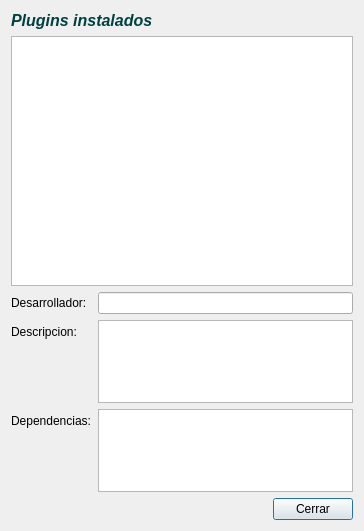
<?xml version="1.0" encoding="UTF-8"?>
<ui version="4.0">
 <class>FAboutPlugins</class>
 <widget class="QDialog" name="FAboutPlugins">
  <property name="geometry">
   <rect>
    <x>0</x>
    <y>0</y>
    <width>364</width>
    <height>531</height>
   </rect>
  </property>
  <property name="windowTitle">
   <string>Plugins instalados</string>
  </property>
  <layout class="QGridLayout" name="gridLayout">
   <item row="0" column="0">
    <widget class="QLabel" name="label">
     <property name="text">
      <string>&lt;!DOCTYPE HTML PUBLIC &quot;-//W3C//DTD HTML 4.0//EN&quot; &quot;http://www.w3.org/TR/REC-html40/strict.dtd&quot;&gt;
&lt;html&gt;&lt;head&gt;&lt;meta name=&quot;qrichtext&quot; content=&quot;1&quot; /&gt;&lt;style type=&quot;text/css&quot;&gt;
p, li { white-space: pre-wrap; }
&lt;/style&gt;&lt;/head&gt;&lt;body style=&quot; font-family:'Droid Sans'; font-size:10pt; font-weight:400; font-style:normal;&quot;&gt;
&lt;p style=&quot; margin-top:0px; margin-bottom:0px; margin-left:0px; margin-right:0px; -qt-block-indent:0; text-indent:0px;&quot;&gt;&lt;span style=&quot; font-size:12pt; font-weight:600; font-style:italic; color:#004040;&quot;&gt;Plugins instalados&lt;/span&gt;&lt;/p&gt;&lt;/body&gt;&lt;/html&gt;</string>
     </property>
    </widget>
   </item>
   <item row="1" column="0" colspan="3">
    <widget class="QListView" name="lstPlugins">
     <property name="minimumSize">
      <size>
       <width>0</width>
       <height>250</height>
      </size>
     </property>
     <property name="maximumSize">
      <size>
       <width>16777215</width>
       <height>16777215</height>
      </size>
     </property>
    </widget>
   </item>
   <item row="2" column="0" colspan="3">
    <layout class="QFormLayout" name="formLayout">
     <item row="0" column="0">
      <widget class="QLabel" name="label_4">
       <property name="text">
        <string>Desarrollador:</string>
       </property>
       <property name="buddy">
        <cstring>ledDesarrollador</cstring>
       </property>
      </widget>
     </item>
     <item row="0" column="1">
      <widget class="QLineEdit" name="ledDesarrollador"/>
     </item>
     <item row="1" column="0">
      <widget class="QLabel" name="label_2">
       <property name="text">
        <string>Descripcion:</string>
       </property>
       <property name="buddy">
        <cstring>txedDescripcion</cstring>
       </property>
      </widget>
     </item>
     <item row="1" column="1">
      <widget class="QTextEdit" name="txedDescripcion"/>
     </item>
     <item row="2" column="0">
      <widget class="QLabel" name="label_3">
       <property name="text">
        <string>Dependencias:</string>
       </property>
       <property name="buddy">
        <cstring>txedDependencias</cstring>
       </property>
      </widget>
     </item>
     <item row="2" column="1">
      <widget class="QTextEdit" name="txedDependencias"/>
     </item>
    </layout>
   </item>
   <item row="3" column="1">
    <spacer name="horizontalSpacer">
     <property name="orientation">
      <enum>Qt::Horizontal</enum>
     </property>
     <property name="sizeHint" stdset="0">
      <size>
       <width>160</width>
       <height>20</height>
      </size>
     </property>
    </spacer>
   </item>
   <item row="3" column="2">
    <widget class="QPushButton" name="btnCerrar">
     <property name="text">
      <string>Cerrar</string>
     </property>
     <property name="icon">
      <iconset resource="app.qrc">
       <normaloff>:/pics/dialog-close.png</normaloff>:/pics/dialog-close.png</iconset>
     </property>
    </widget>
   </item>
  </layout>
 </widget>
 <resources>
  <include location="app.qrc"/>
 </resources>
 <connections>
  <connection>
   <sender>btnCerrar</sender>
   <signal>clicked()</signal>
   <receiver>FAboutPlugins</receiver>
   <slot>close()</slot>
   <hints>
    <hint type="sourcelabel">
     <x>434</x>
     <y>461</y>
    </hint>
    <hint type="destinationlabel">
     <x>104</x>
     <y>470</y>
    </hint>
   </hints>
  </connection>
 </connections>
</ui>
